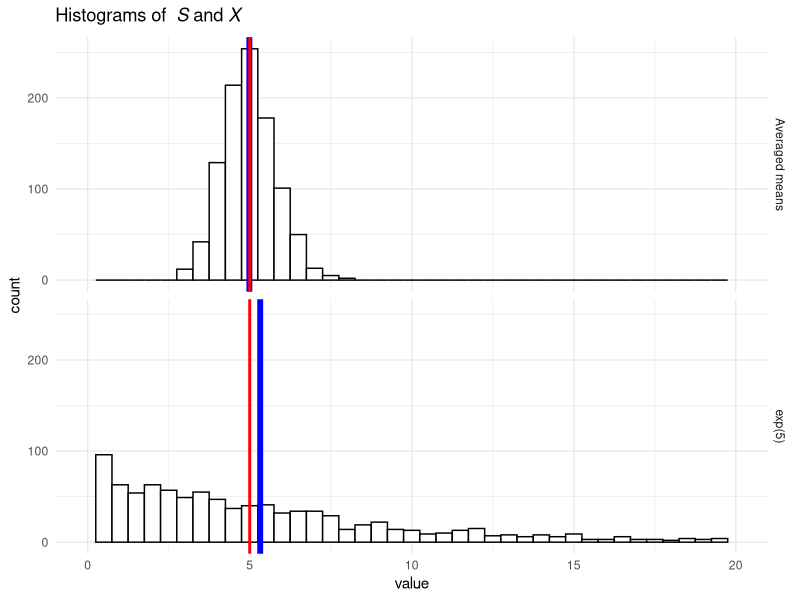

Write R code to recreate this figure.
## ---- chunk 1
set.seed(0)
nsim = 10^3
n = 40
lambda = 0.2

simulations <- matrix(rexp(nsim * n, lambda), nsim)
## ---- chunk 2
means <- apply(simulations, 1, mean)
vars <- apply(simulations, 1, var)
## ---- chunk 3
1/lambda
mean(means)
1/lambda^2/n
var(means)
## ---- chunk 4
1/lambda^2
mean(vars)
## ---- chunk 5
library(ggplot2)
library(reshape2)
library(plyr)
comparison <- data.frame(means = means, samples = rexp(1000, lambda));
comparison <- melt(comparison);
## ---- chunk 6
levels(comparison$variable) <- c("Averaged means", expression(exp(5)))
ggplot(comparison, aes(x=value)) + 
  geom_histogram(binwidth = 0.5, fill = "white", colour = "black") +
  geom_vline(data = ddply(comparison, ~ variable, summarise, mean = mean(value)),
             aes(xintercept = mean),
             colour = "blue", size = 2) +
  facet_grid(variable ~ . ) +
  geom_vline(xintercept = 1/lambda, colour = "red", size = 1) +
  xlim(c(0, 20)) +
  ggtitle(expression("Histograms of " ~ italic(S) ~ and ~ italic(X) ))+
  theme_minimal()
